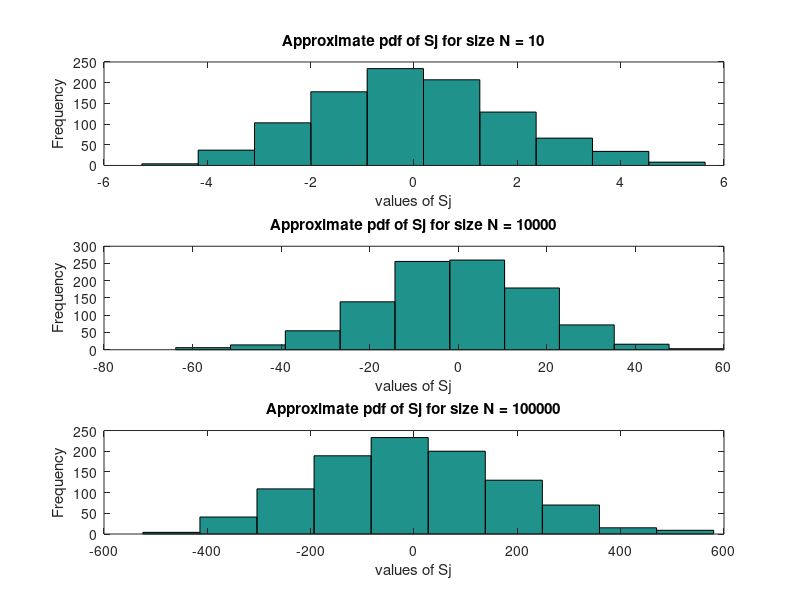

MATLAB code for this plot:
clc
clear all
close all
%%Central Limit Theorem
S = zeros(1,1000);   %%declaring vector S
for j = 1:1000
    N = 10;       %%value of N
    a = -1;
    b = 1;
    ni = a+(b-a)*rand(1,N);  %%generating ni for size N
    S(j) = sum(ni);          %%summing ni and storing in S
end
subplot(3,1,1)
hist(S);
title('Approximate pdf of Sj for size N = 10');
ylabel('Frequency')
xlabel('values of Sj')

%% Repeated for N = 1000
for j = 1:1000
    N = 1000;       %%value of N
    a = -1;
    b = 1;
    ni = a+(b-a)*rand(1,N);  %%generating ni for size N
    S(j) = sum(ni);          %%summing ni and storing in S
end
subplot(3,1,2)
hist(S);
title('Approximate pdf of Sj for size N = 10000');
ylabel('Frequency')
xlabel('values of Sj')

%% Repeated for size N = 100000
for j = 1:1000
    N = 100000;       %%value of N
    a = -1;
    b = 1;
    ni = a+(b-a)*rand(1,N);  %%generating ni for size N
    S(j) = sum(ni);          %%summing ni and storing in S
end
subplot(3,1,3)
hist(S);
title('Approximate pdf of Sj for size N = 100000');
ylabel('Frequency')
xlabel('values of Sj')
